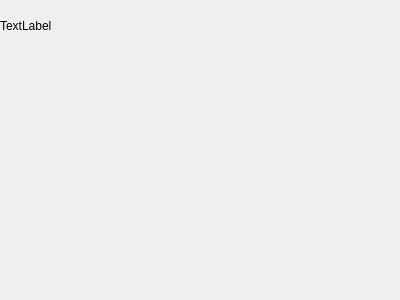
<?xml version="1.0" encoding="UTF-8"?>
<ui version="4.0">
 <class>Ejercitacion</class>
 <widget class="QWidget" name="Ejercitacion">
  <property name="geometry">
   <rect>
    <x>0</x>
    <y>0</y>
    <width>400</width>
    <height>300</height>
   </rect>
  </property>
  <property name="windowTitle">
   <string>Form</string>
  </property>
  <widget class="QLabel" name="label">
   <property name="enabled">
    <bool>true</bool>
   </property>
   <property name="geometry">
    <rect>
     <x>0</x>
     <y>0</y>
     <width>71</width>
     <height>51</height>
    </rect>
   </property>
   <property name="text">
    <string>TextLabel</string>
   </property>
  </widget>
  <widget class="QLabel" name="label2">
   <property name="enabled">
    <bool>true</bool>
   </property>
   <property name="geometry">
    <rect>
     <x>170</x>
     <y>0</y>
     <width>191</width>
     <height>101</height>
    </rect>
   </property>
   <property name="text">
    <string/>
   </property>
  </widget>
 </widget>
 <resources/>
 <connections/>
</ui>
